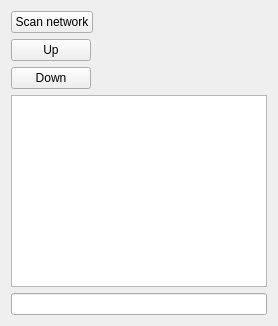
          <widget class="QWidget" name="">
           <layout class="QVBoxLayout" name="verticalLayout">
            <item>
             <layout class="QHBoxLayout" name="horizontalLayout">
              <item>
               <widget class="QPushButton" name="pb_scan_network">
                <property name="text">
                 <string>Scan network</string>
                </property>
               </widget>
              </item>
              <item>
               <spacer name="horizontalSpacer_8">
                <property name="orientation">
                 <enum>Qt::Orientation::Horizontal</enum>
                </property>
                <property name="sizeHint" stdset="0">
                 <size>
                  <width>40</width>
                  <height>20</height>
                 </size>
                </property>
               </spacer>
              </item>
             </layout>
            </item>
            <item>
             <layout class="QHBoxLayout" name="horizontalLayout_3">
              <item>
               <widget class="QPushButton" name="pb_up">
                <property name="text">
                 <string>Up</string>
                </property>
               </widget>
              </item>
              <item>
               <spacer name="horizontalSpacer_23">
                <property name="orientation">
                 <enum>Qt::Orientation::Horizontal</enum>
                </property>
                <property name="sizeHint" stdset="0">
                 <size>
                  <width>40</width>
                  <height>20</height>
                 </size>
                </property>
               </spacer>
              </item>
             </layout>
            </item>
            <item>
             <layout class="QHBoxLayout" name="horizontalLayout_17">
              <item>
               <widget class="QPushButton" name="pb_down">
                <property name="text">
                 <string>Down</string>
                </property>
               </widget>
              </item>
              <item>
               <spacer name="horizontalSpacer_25">
                <property name="orientation">
                 <enum>Qt::Orientation::Horizontal</enum>
                </property>
                <property name="sizeHint" stdset="0">
                 <size>
                  <width>40</width>
                  <height>20</height>
                 </size>
                </property>
               </spacer>
              </item>
             </layout>
            </item>
            <item>
             <widget class="QListWidget" name="rpi_list"/>
            </item>
            <item>
             <widget class="QLineEdit" name="message_box"/>
            </item>
           </layout>
          </widget>
